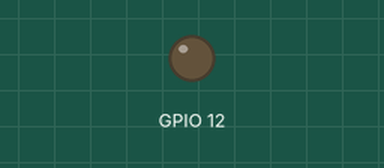
Recording of a sketch running on a simulated ESP8266 (NodeMCU). Shown: output pins drawn as LEDs (lit = HIGH). Storage starts empty.

Above: at 10.07 s.
At 17.6 s:
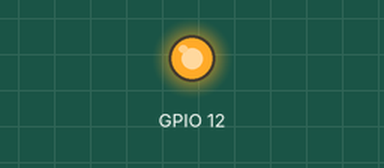
Timing chart, 0 to 29.7 s (numbered marks = the images above):
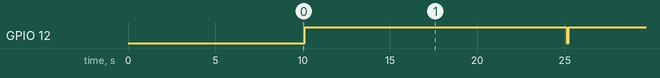

Measured:
- by itself, GPIO 12: alternates HIGH for 15.0 s and LOW for 0.10 s

The sketch:

esp8266.ino
```cpp
/*
 *  ESP8266 Communication and Protocols
 *  SPIFFS Direct File Upload Example
 *  -Manoj R. Thkuar
 */

#include <ESP8266WiFi.h>
#include <FS.h>   //Include File System Headers

#define UART_DATA_SIZE 120
#define MAX_NUMBER_OF_CHECKSUM 65535
#define UART_PACKAGE_SIZE 128

struct uart_transfer_format{
  uint16_t header;
  uint16_t sequence_package_number;
  uint16_t total_package_number;
  uint8_t data[120];
  uint16_t checksum;
};

unsigned char uart_raw_data[UART_PACKAGE_SIZE];

const char* file = "/blink.bin";   //Enter your file name
void setup() {
  delay(10000);
  Serial.begin(115200);
  //Serial.println("Begin");
  SPIFFS.begin();
  //Serial.println("File System Initialized");
  pinMode(12,OUTPUT);
  digitalWrite(12,HIGH);
}
byte serialOut[128];
File dataFile;
uart_transfer_format uart_data;

void loop() {
    dataFile = SPIFFS.open(file, "r");   //Open File for reading
    //Serial.println();
    //Serial.println("--------Reading Data from File-----------");
    //Data from file
    digitalWrite(12,LOW);
    delay(100);
    digitalWrite(12,HIGH);
    delay(10000);
    int TotalSize = dataFile.size();
    int inner_loop = ceil(TotalSize/UART_DATA_SIZE);
    if (TotalSize % UART_DATA_SIZE)
        inner_loop++;

    //Serial.print("Firmware Size is: ");Serial.println(TotalSize);
    //Serial.print("Number of packets will be used: ");Serial.println(inner_loop);
    uint16_t checksum;

      uart_data.header = 0xABCD;
      uart_data.total_package_number = inner_loop;
    for(int i=0; i<uart_data.total_package_number; i++){
      uart_data.sequence_package_number = i + 1;
      for(int k=0; k<UART_DATA_SIZE; k++){

        uart_data.data[k] = dataFile.read();
        checksum += uart_data.data[k];

      }
      checksum += uart_data.sequence_package_number;
      checksum += uart_data.total_package_number;
      uart_data.header = 0xABCD;
      uart_data.checksum = checksum;

      memcpy(&uart_raw_data[0], (unsigned char *)&uart_data, UART_PACKAGE_SIZE);
     delayMicroseconds(1000);
      for(int i=0; i<UART_PACKAGE_SIZE; i++)
        Serial.print(uart_raw_data[i],HEX);

    }
    dataFile.close();
    delay(5000);


}
```
